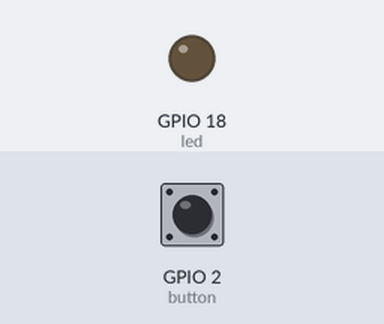
The program below on a simulated Raspberry Pi (BCM pin numbers). On the bench: output pins drawn as LEDs (lit = HIGH). The test bench sets the inputs (shaded band); at power-on: GPIO 2 (button) HIGH.

Above: at 1.2 s.
1.3 s: GPIO 2 (button) pulled LOW for 0.15 s
At 2.1 s:
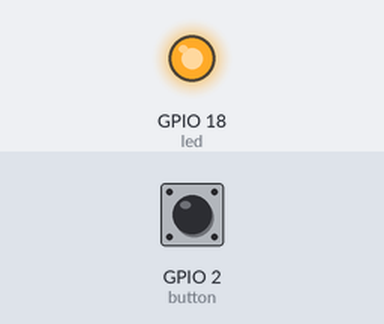
Timing chart, 0 to 4.3 s (numbered marks = the images above; inputs shaded):
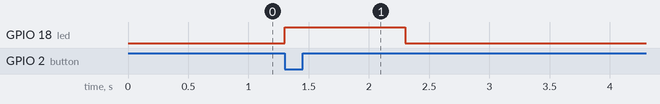

Measured:
- after the input at 1.3 s, GPIO 18 (led): LOW → HIGH at once, → LOW 1.0 s later

The program:

button_led.py
```python
# https://gpiozero.readthedocs.io/en/stable/

from gpiozero import LED, Button
from time import sleep
from signal import pause

led = LED(18) #GPIO18 - pin#12
button = Button(2) #GPIO2 - pin#3

# while True:
#     led.on()
#     sleep(1)
#     led.off()
#     sleep(1)

# led.source = button

def led_on():
    led.on()
    sleep(1)
    led.off()

button.when_pressed = led_on

pause()
```
